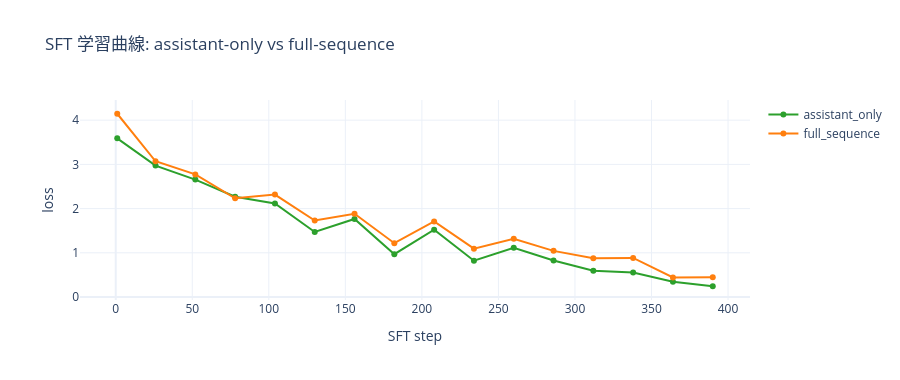

Here is the notebook cell this chart was saved with:
### Code cell
sft = load_json(M5 / "sft.json")
print(f"SFT examples: {sft['sft_examples']}（dolly-15k-ja のclosed-book短文サブセット）")
for regime in ["assistant_only","full_sequence"]:
    c = sft["regimes"][regime]["curve"]
    print(f'{regime:16s} final SFT loss {sft["regimes"][regime]["final_loss"]:.3f}')
fig = go.Figure()
for regime, color in [("assistant_only","#2ca02c"),("full_sequence","#ff7f0e")]:
    c = sft["regimes"][regime]["curve"]
    fig.add_trace(go.Scatter(x=[p["step"] for p in c], y=[p["loss"] for p in c], name=regime, line=dict(color=color)))
fig.update_layout(title="SFT 学習曲線: assistant-only vs full-sequence",
                  xaxis_title="SFT step", yaxis_title="loss", template="plotly_white", height=380)
fig.show()

### Figure 1 — Plotly figure (JSON) as saved in the notebook; plotly's stock layout.template omitted (floating-point values rounded to 4 significant figures)
{"data": [{"line": {"color": "#2ca02c"}, "name": "assistant_only", "type": "scatter", "x": [1, 26, 52, 78, 104, 130, 156, 182, 208, 234, 260, 286, 312, 338, 364, 390], "y": [3.588, 2.973, 2.655, 2.267, 2.117, 1.472, 1.766, 0.9685, 1.522, 0.821, 1.114, 0.8258, 0.5957, 0.5562, 0.3451, 0.2437]}, {"line": {"color": "#ff7f0e"}, "name": "full_sequence", "type": "scatter", "x": [1, 26, 52, 78, 104, 130, 156, 182, 208, 234, 260, 286, 312, 338, 364, 390], "y": [4.145, 3.071, 2.773, 2.233, 2.318, 1.731, 1.883, 1.218, 1.71, 1.094, 1.316, 1.044, 0.8775, 0.8843, 0.4417, 0.4455]}], "layout": {"height": 380, "title": {"text": "SFT 学習曲線: assistant-only vs full-sequence"}, "xaxis": {"title": {"text": "SFT step"}}, "yaxis": {"title": {"text": "loss"}}}}
